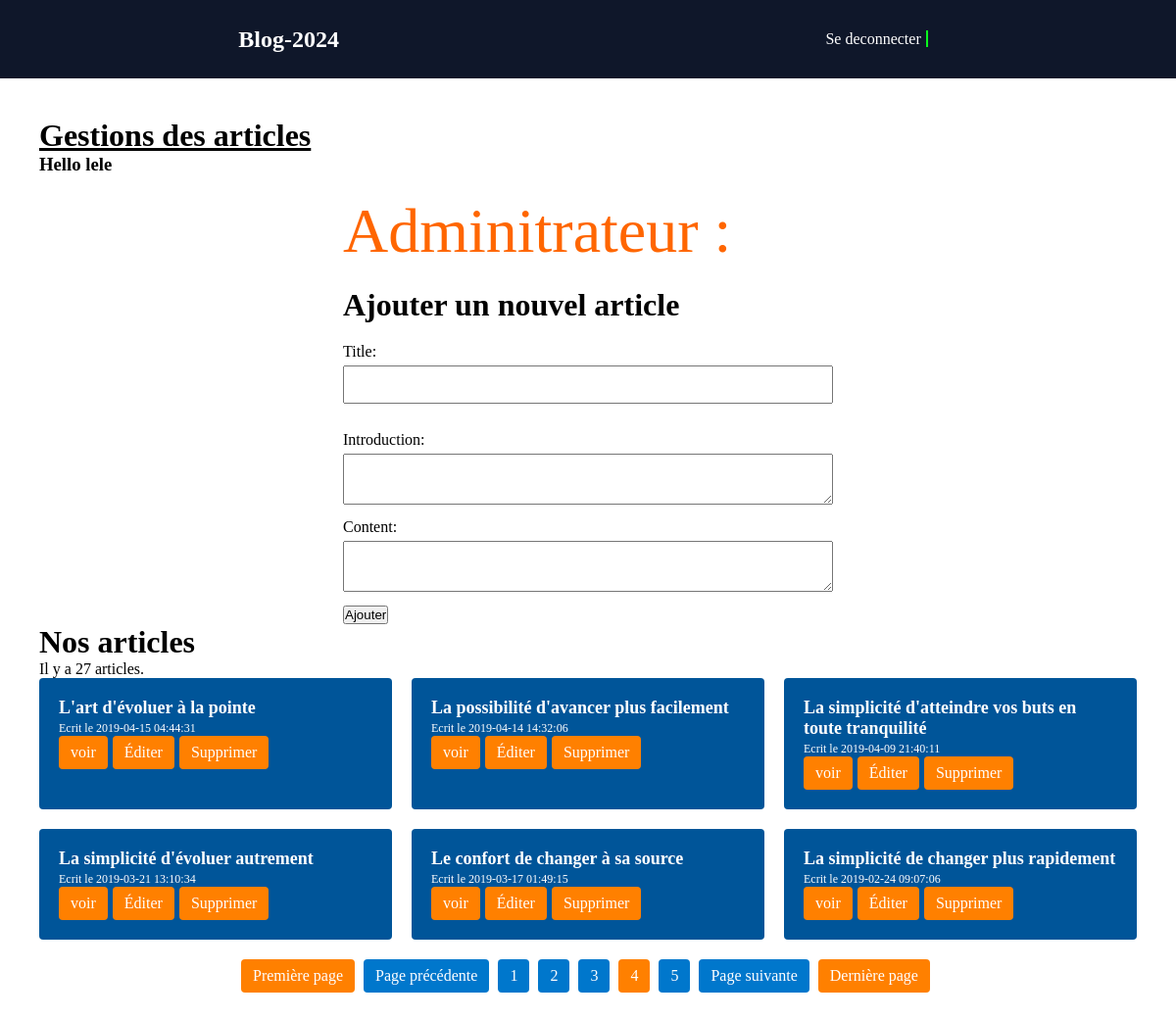
Page /admin_dashboard?page=4 (signed in) on the committed database.
### tables this page shows
CREATE TABLE `articles` (
  `id` int(11) NOT NULL,
  `aimage` varchar(1000) DEFAULT NULL,
  `title` varchar(255) NOT NULL,
  `slug` varchar(255) NOT NULL,
  `introduction` text NOT NULL,
  `content` text NOT NULL,
  `created_at` datetime NOT NULL,
  `updated_at` datetime NOT NULL DEFAULT current_timestamp() ON UPDATE current_timestamp()
);

### admin_dashboard.php (called while the page is built, shortened)
<?php
require_once "database/database.php";
$articlesPerPage = 6;
$page = filter_input(INPUT_GET, 'page', FILTER_VALIDATE_INT) ?: 1;
$allArticles = getAllArticles($pdo);
$totalArticles = count($allArticles);
$totalPages = ceil($totalArticles / $articlesPerPage);
$page = max(1, min($page, $totalPages));
$startIndex = ($page - 1) * $articlesPerPage;
function getAllArticles($pdo)
{
$query = "SELECT * FROM articles ORDER BY created_at DESC";
$stmt = $pdo->prepare($query);
$stmt->execute();
return $stmt->fetchAll();
}
require"templates/admin/admin_dashboard_html.php";
require"templates/layout_html.php";

### templates/admin/admin_dashboard_html.php (the view, shortened to what this page needs)
<h1><u>Gestions des articles</u></h1>
<h3>Hello <?= isset($_SESSION["auth"]['username']) ? $_SESSION["auth"]['username'] : "" ?></h3>
<div class="admin">
  <div class="article adm">
    <span style='color:#FF6600 ; font-size:4rem; text-align:center; font-weight: 700px;'>Adminitrateur : </span>
  </div>
  <h1>Ajouter un nouvel article</h1>
  <form method="POST" action="admin_dashboard">
    <label for="title">Title:</label>
    <input type="text" name="title" id="title">
    <br>
    <br>
    <label for="introduction">Introduction:</label>
    <textarea name="introduction" id="introduction"></textarea>
    <br>
    <label for="content">Content:</label>
    <textarea name="content" id="content"></textarea>
    <br>
    <button type="submit" name="add-article" value="add-article">Ajouter</button>
</div>
<?php
$articles = array_slice($allArticles, $startIndex, $articlesPerPage);
echo "<h1>Nos articles</h1>";
echo "<p>Il y a " . count($allArticles) . " articles.</p>";
echo '<div class="article-grid">';
foreach ($articles as $article) {
echo '<div class="article">';
echo '<h2>' . htmlspecialchars($article['title']) . '</h2>';
echo '<small>Ecrit le ' . htmlspecialchars($article['created_at']) . '</small><br>';
echo '<a href="article?id=' . urlencode($article['id']) . '">voir</a>';
echo '<a href="edit-article?id=' . urlencode($article['id']) . '">Éditer</a>';
echo '<a href="delete-article?id=' . urlencode($article['id']) .
        '" onclick="return confirm(\'Êtes-vous sûr de vouloir supprimer cet article ?!\')">Supprimer</a>';
echo '</div>';
}
echo '</div>';
echo "<div class='pagination'>";
if ($totalPages > 1) {
echo $page > 1 ? "<a href='admin_dashboard?page=1'>Première page</a> <a href='admin_dashboard?page=" . ($page - 1) . "'>Page précédente</a> " : '';
for ($i = 1; $i <= $totalPages; $i++) {
        echo $i == $page ? "<span class='current-page'>$i</span> " : "<a href='admin_dashboard?page=$i'>$i</a> ";
}
echo $page < $totalPages ? "<a href='admin_dashboard?page=" . ($page + 1) . "'>Page suivante</a> <a href='admin_dashboard?page=$totalPages'>Dernière page</a> " : '';
}
echo "</div>";
?>

### templates/style.css (style rules this page uses)
:root { --color-first: #0F172A; --color-second: #F0F0F0; --color-white: #FFF; --color-success: #2ECC71; --color-error: #E74C3C; --color-cyan: #0afc1e; --linear-gradient: linear-gradient(45deg, var(--color-first), var(--color-success)); --fontSize-1: 4rem; --fontSize-2: 3.2rem; --fontSize-3: 2.4rem; --fontSize-4: 2rem; --fontSize-5: 1.8rem; --fontSize-6: 1.6rem; --fontSize-7: 1.4rem; --fontSize-8: 1rem; --fontSize-9: 0.8rem; --weight-Light: 300; --weight-Regular: 500; --weight-SemiBold: 600; --weight-Bold: 700; --weight-ExtratBold: 900; }
*, *::before, *::after { margin: 0; padding: 0; box-sizing: border-box; transition: .2s linear; outline: none; }
html { scroll-behavior: smooth; }
body { font-family: 'Poppins'; background-color: rgb(255, 255, 255); }

### templates/paginate.css (style rules this page uses)
.article-grid { display: grid; grid-template-columns: repeat(3, 1fr); grid-gap: 20px; }
.admin { display: grid; align-items: center; justify-content: center; }
.article { background-color: #005599; padding: 20px; border-radius: 4px; color: #FFF; }
.article.adm { background-color: #fff; padding-left: 0px; }
.article h2 { font-size: 18px; margin-top: 0; }
.article small { font-size: 12px; }
.article a { display: inline-block; padding: 8px 12px; margin-right: 5px; color: #FFF; background-color: #FF8000; border-radius: 4px; text-decoration: none; }
form { margin-top: 20px; width: 500px; }
label { display: block; margin-bottom: 5px; }
input[type="text"], textarea { width: 100%; padding: 10px; margin-bottom: 10px; }
.pagination { margin-top: 20px; text-align: center; }
.pagination a, .pagination span { display: inline-block; padding: 8px 12px; margin-right: 5px; color: #FFF; background-color: #0077CC; border-radius: 4px; text-decoration: none; }
span.current-page { background-color: #FF8000; }
.pagination a:first-child, .pagination a:last-child { background-color: #FF8000; }

### rows in the picture
articles: title "L'art d'évoluer à la pointe", created_at "2019-04-15 04:44:31"
articles: title "La possibilité d'avancer plus facilement", created_at "2019-04-14 14:32:06"
articles: title "La simplicité d'atteindre vos buts en toute tranquilité", created_at "2019-04-09 21:40:11"
articles: title "La simplicité d'évoluer autrement", created_at "2019-03-21 13:10:34"
articles: title "Le confort de changer à sa source", created_at "2019-03-17 01:49:15"
articles: title "La simplicité de changer plus rapidement", created_at "2019-02-24 09:07:06"

### other values in the picture
$_SESSION["auth"]['username'] "lele"
count($allArticles) "27"
